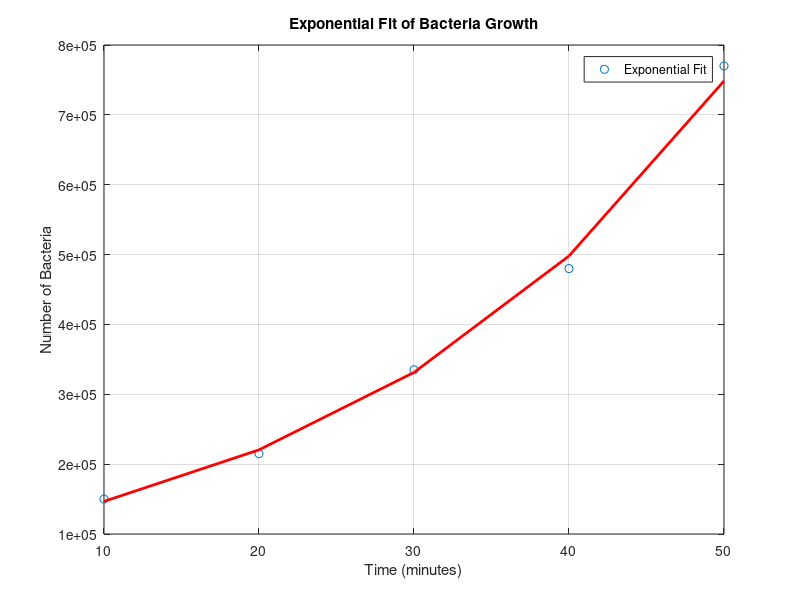

MATLAB code to generate this figure:
clc
clear

t = [10, 20, 30, 40, 50]';
Nb = [150000, 215000, 335000, 480000, 770000]';

A = [t ones(size(t))];

b = log(Nb);

x = inv(A' * A) * A' * b

f = x(1) * t + x(2);

plot(t, Nb, 'o')
hold on
plot(t, exp(f), 'r-', 'LineWidth', 2);
xlabel('Time (minutes)');
ylabel('Number of Bacteria');
title('Exponential Fit of Bacteria Growth');
legend('Exponential Fit');
grid on;

f = @(t) exp(x(1) * t + x(2))

f(60)

